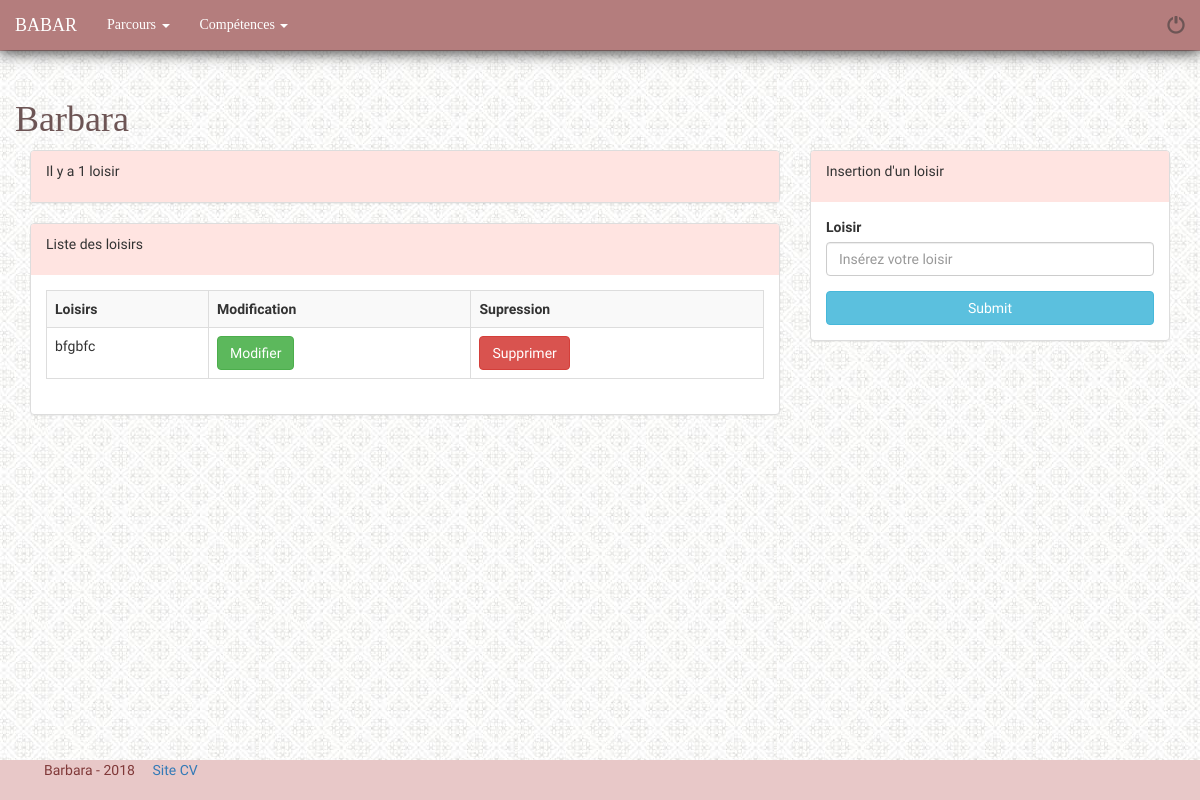
The app's page /admin/loisirs.php (signed in), older data.
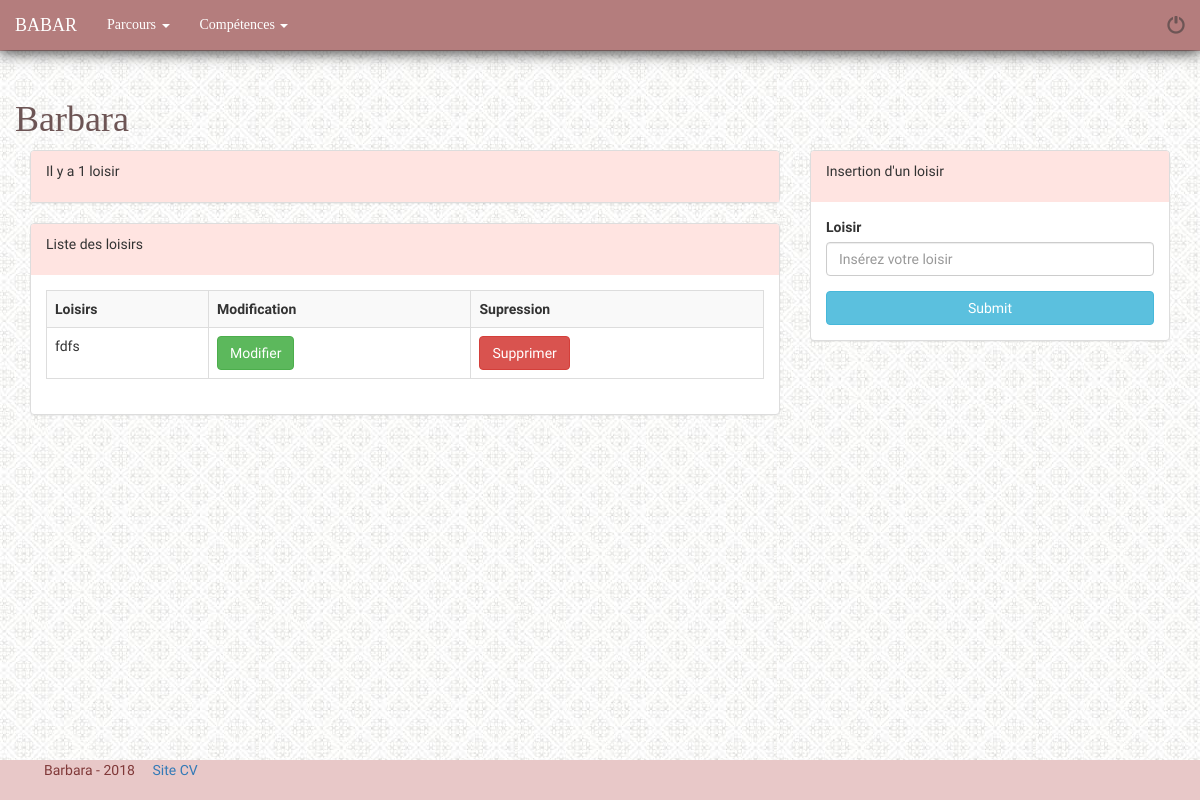
The same page, newer data.
### tables this page shows
CREATE TABLE `t_loisirs` (
  `id_loisir` int(3) NOT NULL,
  `loisir` varchar(30) NOT NULL,
  `utilisateur_id` int(3) NOT NULL
);

### admin/inc/init.inc.php (called while the page is built, shortened)
<?php
$hote='localhost';
$bdd='site_cv';
$utilisateur='root';
$passe='';
$pdoCV = new PDO('mysql:host='.$hote.';dbname='.$bdd, $utilisateur, $passe);
$pdoCV -> exec("SET NAMES utf8");
$sql = $pdoCV -> query("SELECT * FROM t_utilisateurs WHERE id_utilisateur = '1'");
$ligne_utilisateur = $sql -> fetch(PDO::FETCH_ASSOC);

### admin/loisirs.php (the view, shortened to what this page needs)
<?php
include('inc/init.inc.php');
if(isset($_SESSION['connexion']) && $_SESSION['connexion']=='connecté'){
    $id_utilisateur = $_SESSION['id_utilisateur'];
}else{
    header('location: connexion.php');
}
    $sql = $pdoCV -> prepare("SELECT * FROM t_loisirs WHERE utilisateur_id = '$id_utilisateur'");
    $sql -> execute();
    $nbr_loisirs =  $sql -> rowCount();
include('inc/header.inc.php');
include('inc/nav.inc.php');
?>
<div class="container">
    <div class="row">
        <h1><?= $ligne_utilisateur['prenom']?></h1>
    </div>
    <div class="row">
        <div class="col-md-8">
            <div class="panel panel-default">
                <div class="panel-heading">
                    <p> Il y a <?php if ($nbr_loisirs <= 1){
                        echo $nbr_loisirs.' loisir';
                        }else{
                        echo $nbr_loisirs.' loisirs';
                        }?></p>
                </div>
            </div>
            <div class="panel panel-default">
                <div class="panel-heading">
                    <p>Liste des loisirs</p>
                </div>
                <div class="panel-body">
                    <div class="table-responsive">
                    <table class="table table-bordered table-striped">
                        <tr>
                            <th>Loisirs</th>
                            <th>Modification</th>
                            <th>Supression</th>
                        </tr>
                        <tr>
                        <?php while($ligne_loisir = $sql -> fetch(PDO::FETCH_ASSOC) ) {?>
                           <td><?php echo $ligne_loisir['loisir'] ;?></td>
                           <td><a href="modif_loisir.php?id_loisir=<?= $ligne_loisir['id_loisir']; ?>"><button type="button" class="btn btn-success">Modifier</button></a></td>
                           <td><a href="loisirs.php?id_loisir=<?= $ligne_loisir['id_loisir']; ?>"><button type="button" class="btn btn-danger">Supprimer</button></a></td>
                       </tr>
                        <?php } ?>
                    </table>
                    </div>
                </div>
            </div>
        </div>
        <div class="col-md-4">
            <div class="panel panel-default">
                <div class="panel-heading">
                        <p>Insertion d'un loisir</p>
                </div>
                <div class="panel-body">
                    <form action="loisirs.php" method="post">
                        <div class="form-group">
                            <label for="loisir">Loisir</label>
                            <input type="text" class="form-control" id="loisir" name="loisir" placeholder="Insérez votre loisir">
                        </div>
                        <button type="submit" class="btn btn-info btn-block">Submit</button>
                    </form>
                </div>
            </div>
        </div>
    </div>
</div>
            <?php include('inc/footer.inc.php'); ?>

Row changes from the older to the newer data that the page shows:
changed t_loisirs: loisir "bfgbfc" → "fdfs"
